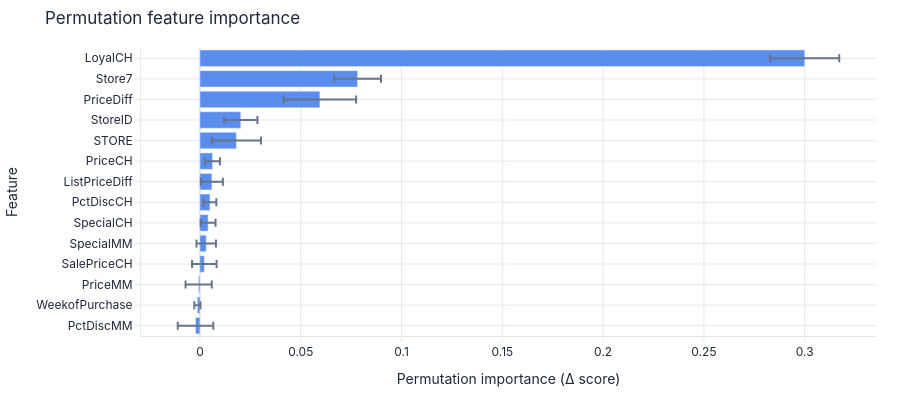

This figure's notebook cell:
### Code cell
# Show the feature importance plot 

# Map the target variable to numeric values for permutation importance
y_test_encoded = exp.y_test.map({'CH': 0, 'MM': 1})
# Show the feature importance plot using permutation importance
fig_fi = permutation_importance(clf_final.pipeline,X=exp.X_test,y=y_test_encoded)
fig_fi.show()

### Figure 1 — Plotly figure (JSON) as saved in the notebook; plotly's stock layout.template omitted (floating-point values rounded to 4 significant figures)
{"data": [{"error_x": {"array": [0.008817, 0.001526, 0.006505, 0.006081, 0.004826, 0.003699, 0.003177, 0.005476, 0.003686, 0.01221, 0.008272, 0.01797, 0.01161, 0.01712], "color": "#64748B", "type": "data"}, "hovertemplate": "%{y}<br>Δscore: %{x:.4f} ±σ<extra></extra>", "marker": {"color": "#5B8DEF"}, "orientation": "h", "type": "bar", "x": [-0.002181, -0.001246, -0.0006231, 0.002181, 0.003115, 0.00405, 0.004984, 0.005919, 0.006231, 0.01807, 0.02025, 0.0595, 0.07819, 0.3], "y": ["PctDiscMM", "WeekofPurchase", "PriceMM", "SalePriceCH", "SpecialMM", "SpecialCH", "PctDiscCH", "ListPriceDiff", "PriceCH", "STORE", "StoreID", "PriceDiff", "Store7", "LoyalCH"]}], "layout": {"font": {"color": "#1E293B", "family": "Inter, system-ui, sans-serif", "size": 12}, "height": 396, "hoverlabel": {"bgcolor": "white", "bordercolor": "#E2E8F0", "font": {"family": "Inter, system-ui, sans-serif", "size": 12}}, "legend": {"bgcolor": "rgba(0,0,0,0)", "borderwidth": 0, "orientation": "h", "x": 0, "y": -0.18}, "margin": {"b": 48, "l": 56, "r": 24, "t": 48}, "paper_bgcolor": "rgba(0,0,0,0)", "plot_bgcolor": "rgba(0,0,0,0)", "showlegend": false, "title": {"text": "Permutation feature importance"}, "xaxis": {"automargin": true, "gridcolor": "#E2E8F0", "linecolor": "#E2E8F0", "tickcolor": "#E2E8F0", "ticks": "outside", "title": {"text": "Permutation importance (Δ score)"}, "zerolinecolor": "#E2E8F0"}, "yaxis": {"automargin": true, "gridcolor": "#E2E8F0", "linecolor": "#E2E8F0", "tickcolor": "#E2E8F0", "ticks": "outside", "title": {"text": "Feature"}, "zerolinecolor": "#E2E8F0"}}}
